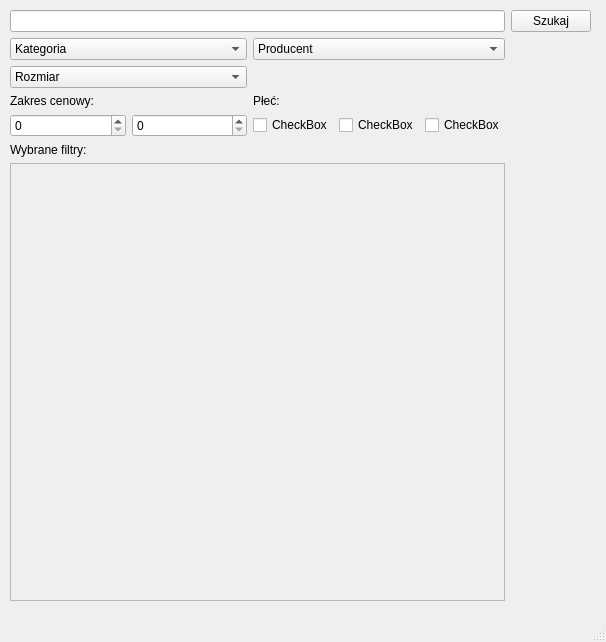
<?xml version="1.0" encoding="UTF-8"?>
<ui version="4.0">
 <class>MainWindow</class>
 <widget class="QMainWindow" name="MainWindow">
  <property name="geometry">
   <rect>
    <x>0</x>
    <y>0</y>
    <width>606</width>
    <height>642</height>
   </rect>
  </property>
  <property name="windowTitle">
   <string>MainWindow</string>
  </property>
  <widget class="QWidget" name="centralwidget">
   <widget class="QWidget" name="gridLayoutWidget">
    <property name="geometry">
     <rect>
      <x>10</x>
      <y>10</y>
      <width>581</width>
      <height>591</height>
     </rect>
    </property>
    <layout class="QGridLayout" name="gridLayout">
     <item row="3" column="0">
      <widget class="QScrollArea" name="scrollArea">
       <property name="widgetResizable">
        <bool>true</bool>
       </property>
       <widget class="QWidget" name="scrollAreaWidgetContents_2">
        <property name="geometry">
         <rect>
          <x>0</x>
          <y>0</y>
          <width>496</width>
          <height>438</height>
         </rect>
        </property>
       </widget>
      </widget>
     </item>
     <item row="1" column="0">
      <layout class="QGridLayout" name="gridLayout_3">
       <item row="3" column="0">
        <layout class="QHBoxLayout" name="horizontalLayout">
         <item>
          <widget class="QSpinBox" name="spinBox"/>
         </item>
         <item>
          <widget class="QSpinBox" name="spinBox_2"/>
         </item>
        </layout>
       </item>
       <item row="3" column="1">
        <layout class="QHBoxLayout" name="horizontalLayout_2">
         <item>
          <widget class="QCheckBox" name="checkBox">
           <property name="text">
            <string>CheckBox</string>
           </property>
          </widget>
         </item>
         <item>
          <widget class="QCheckBox" name="checkBox_2">
           <property name="text">
            <string>CheckBox</string>
           </property>
          </widget>
         </item>
         <item>
          <widget class="QCheckBox" name="checkBox_3">
           <property name="text">
            <string>CheckBox</string>
           </property>
          </widget>
         </item>
        </layout>
       </item>
       <item row="0" column="1">
        <widget class="QComboBox" name="comboBox_2">
         <item>
          <property name="text">
           <string>Producent</string>
          </property>
         </item>
        </widget>
       </item>
       <item row="0" column="0">
        <widget class="QComboBox" name="comboBox">
         <item>
          <property name="text">
           <string>Kategoria</string>
          </property>
         </item>
        </widget>
       </item>
       <item row="1" column="0">
        <widget class="QComboBox" name="comboBox_3">
         <item>
          <property name="text">
           <string>Rozmiar</string>
          </property>
         </item>
        </widget>
       </item>
       <item row="2" column="0">
        <widget class="QLabel" name="label_2">
         <property name="text">
          <string>Zakres cenowy:</string>
         </property>
        </widget>
       </item>
       <item row="2" column="1">
        <widget class="QLabel" name="label">
         <property name="text">
          <string>Płeć:</string>
         </property>
        </widget>
       </item>
      </layout>
     </item>
     <item row="0" column="0">
      <widget class="QLineEdit" name="lineEdit"/>
     </item>
     <item row="0" column="1">
      <widget class="QPushButton" name="pushButton">
       <property name="text">
        <string>Szukaj</string>
       </property>
      </widget>
     </item>
     <item row="2" column="0">
      <widget class="QLabel" name="label_3">
       <property name="text">
        <string>Wybrane filtry:</string>
       </property>
      </widget>
     </item>
    </layout>
   </widget>
  </widget>
  <widget class="QMenuBar" name="menubar">
   <property name="geometry">
    <rect>
     <x>0</x>
     <y>0</y>
     <width>606</width>
     <height>21</height>
    </rect>
   </property>
  </widget>
  <widget class="QStatusBar" name="statusbar"/>
 </widget>
 <resources/>
 <connections/>
</ui>
